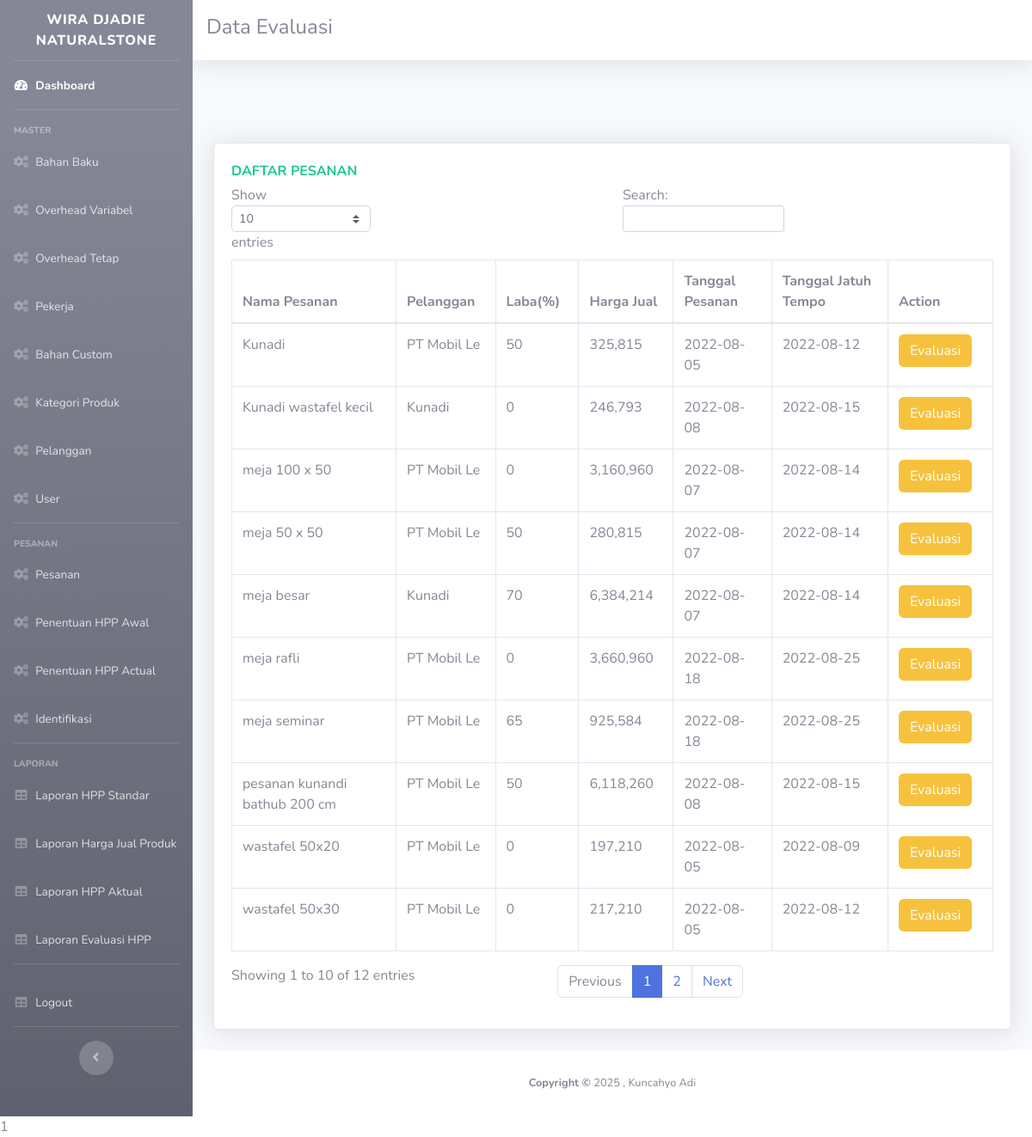
The app's page /laporanevaluasi.php with its own data.
### tables this page shows
CREATE TABLE `pesanan` (
  `id` int(5) NOT NULL,
  `nama` char(30) NOT NULL,
  `id_pelanggan` varchar(200) NOT NULL,
  `id_kategoriproduk` int(11) NOT NULL,
  `panjang` int(11) NOT NULL,
  `lebar` int(11) NOT NULL,
  `tinggi` int(11) NOT NULL,
  `tgl_pesanan` date NOT NULL,
  `tgl_jatuhtempo` date NOT NULL,
  `laba` float NOT NULL DEFAULT 0
);

CREATE TABLE `pelanggan` (
  `id_pelanggan` int(11) NOT NULL,
  `nama_pelanggan` varchar(250) NOT NULL,
  `alamat_pelanggan` text NOT NULL,
  `phone_pelanggan` varchar(20) NOT NULL,
  `email_pelanggan` text NOT NULL
);

### laporanevaluasi.php (the view, shortened to what this page needs)
    <?php
        include '_partial/head.php';
        include '_partial/sidebar.php';
        include 'koneksi1.php';
    ?>
      <div id="content">
        <nav class="navbar navbar-expand navbar-light bg-white topbar mb-4 static-top shadow">
<h4> Data Evaluasi</h4>
        </nav>
        <div class="container-fluid">
          <br>
          <br><br>
            <div class="row">
            <div class="col-xl-12">
                <div class="card shadow mb-4">
                <div class="card-body tab-content" id="myTabContent">
                <div class="text-x font-weight-bold text-success text-uppercase mb-1">Daftar Pesanan</div>
                <div class="table-responsive tab-pane fade show active" id="bb">
                <table class="table table-bordered" id="dataTable" width="100%" cellspacing="0">
                    <thead>
                        <tr>
                            <th>Nama Pesanan</th>
                            <th>Pelanggan</th>
                            <th>Laba(%)</th>
                            <th>Harga Jual</th>
                            <th>Tanggal Pesanan</th>
                            <th>Tanggal Jatuh Tempo</th>
                            <th>Action</th>
                    </thead>
                    <tbody>
                       <?php
                          $sql = 'SELECT pesanan.*,COALESCE(sum(hs.total),0)+((COALESCE(sum(hs.total),0)*pesanan.laba)/100) as harga_jual,pelanggan.nama_pelanggan as pelanggan
                            FROM pesanan
                            join pelanggan on pesanan.id_pelanggan = pelanggan.id_pelanggan
                            left join hpp_standart hs on hs.id_pesanan = pesanan.id group by pesanan.id';
                          $query = mysqli_query($koneksi, $sql);
                             while ($row = mysqli_fetch_array($query))
                                {
                                 ?>
                                  <tr>
                                      <td><?php echo $row['nama'];?></td>
                                      <td><?php echo $row['pelanggan'];?></td>
                                      <td><?php echo $row['laba'];?></td>
                                      <td><?php echo number_format($row['harga_jual']);?></td>
                                      <td><?php echo $row['tgl_pesanan'];?></td>
                                      <td><?php echo $row['tgl_jatuhtempo'];?></td>
                                      <td>
                                          <a class="btn btn-warning" href="laporan_evaluasi.php?id=<?php echo $row['id'];?>">Evaluasi</a>
                                      </td>
                                  </tr>
                          <?php } ?>
                    </tbody>
                </table>
              </div>
            </div>
            </div>
            </div>
            </div>
        </div>
      </div>
<?php include '_partial/footer.php'?>

### records on screen
pesanan: nama "Kunadi", id_pelanggan.nama_pelanggan "PT Mobil Le", laba "50", harga_jual "325,815", tgl_pesanan "2022-08-05", tgl_jatuhtempo "2022-08-12"
pesanan: nama "wastafel 50x20", id_pelanggan.nama_pelanggan "PT Mobil Le", laba "0", harga_jual "197,210", tgl_pesanan "2022-08-05", tgl_jatuhtempo "2022-08-09"
pesanan: nama "wastafel 50x30", id_pelanggan.nama_pelanggan "PT Mobil Le", laba "0", harga_jual "217,210", tgl_pesanan "2022-08-05", tgl_jatuhtempo "2022-08-12"
pesanan: nama "meja 100 x 50", id_pelanggan.nama_pelanggan "PT Mobil Le", laba "0", harga_jual "3,160,960", tgl_pesanan "2022-08-07", tgl_jatuhtempo "2022-08-14"
pesanan: nama "meja 50 x 50", id_pelanggan.nama_pelanggan "PT Mobil Le", laba "50", harga_jual "280,815", tgl_pesanan "2022-08-07", tgl_jatuhtempo "2022-08-14"
pesanan: nama "meja besar", id_pelanggan.nama_pelanggan "Kunadi", laba "70", harga_jual "6,384,214", tgl_pesanan "2022-08-07", tgl_jatuhtempo "2022-08-14"
pesanan: nama "pesanan kunandi bathub 200 cm", id_pelanggan.nama_pelanggan "PT Mobil Le", laba "50", harga_jual "6,118,260", tgl_pesanan "2022-08-08", tgl_jatuhtempo "2022-08-15"
pesanan: nama "Kunadi wastafel kecil", id_pelanggan.nama_pelanggan "Kunadi", laba "0", harga_jual "246,793", tgl_pesanan "2022-08-08", tgl_jatuhtempo "2022-08-15"
pesanan: nama "meja rafli", id_pelanggan.nama_pelanggan "PT Mobil Le", laba "0", harga_jual "3,660,960", tgl_pesanan "2022-08-18", tgl_jatuhtempo "2022-08-25"
pesanan: nama "meja seminar", id_pelanggan.nama_pelanggan "PT Mobil Le", laba "65", harga_jual "925,584", tgl_pesanan "2022-08-18", tgl_jatuhtempo "2022-08-25"
